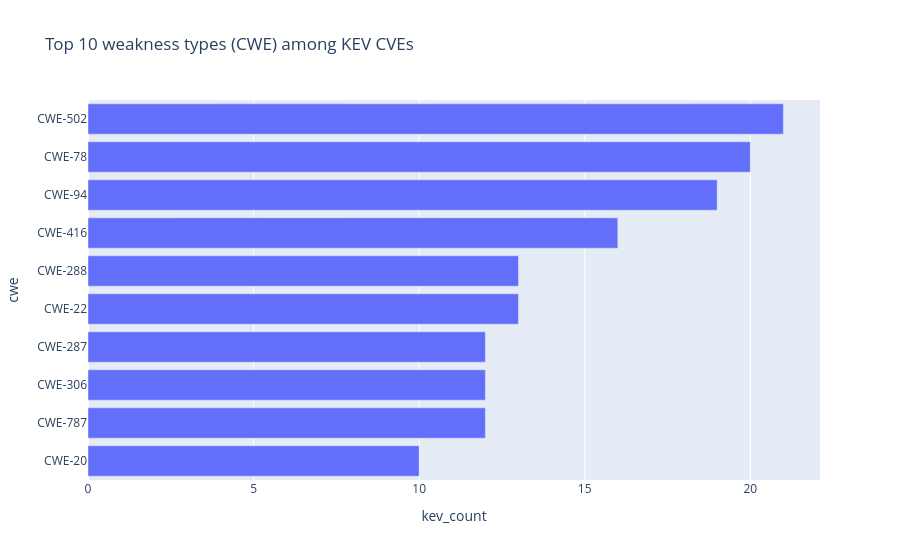

Here is the notebook cell this chart was saved with:
### Code cell
top_cwe = eda[eda["in_kev"] == 1]["cwe"].value_counts().head(10).reset_index()
top_cwe.columns = ["cwe", "kev_count"]
fig = px.bar(top_cwe, x="kev_count", y="cwe", orientation="h",
             title="Top 10 weakness types (CWE) among KEV CVEs")
fig.update_yaxes(autorange="reversed")
fig.show()

### Figure 1 — Plotly figure (JSON) as saved in the notebook; plotly's stock layout.template omitted (floating-point values rounded to 4 significant figures)
{"data": [{"hovertemplate": "kev_count=%{x}<br>cwe=%{y}<extra></extra>", "legendgroup": "", "marker": {"color": "#636efa", "pattern": {"shape": ""}}, "name": "", "orientation": "h", "showlegend": false, "textposition": "auto", "type": "bar", "x": [21, 20, 19, 16, 13, 13, 12, 12, 12, 10], "xaxis": "x", "y": ["CWE-502", "CWE-78", "CWE-94", "CWE-416", "CWE-288", "CWE-22", "CWE-287", "CWE-306", "CWE-787", "CWE-20"], "yaxis": "y"}], "layout": {"barmode": "relative", "legend": {"tracegroupgap": 0}, "title": {"text": "Top 10 weakness types (CWE) among KEV CVEs"}, "xaxis": {"anchor": "y", "domain": [0, 1], "title": {"text": "kev_count"}}, "yaxis": {"anchor": "x", "autorange": "reversed", "domain": [0, 1], "title": {"text": "cwe"}}}}
